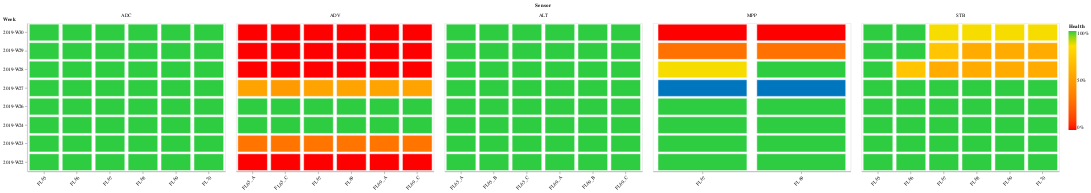

Notebook code cell kept with this figure:
### Code cell
single_nearest = alt.selection_single(on='mouseover', empty='none')
alt.Chart(df).mark_rect(strokeWidth=1.).encode(
    y=alt.Y('Week:N', sort='descending'),
    x=alt.X('Locatie:N', title=None),
    fill=alt.Fill(
        'Expected files:Q',
        scale=alt.Scale(
            domain=[0,.85,1.00],
            range=['red','#FFDC00','#2ECC40']
        ),
        legend=alt.Legend(values=[0,0.50,1], title='Health', format='.0%')        
    ),
    stroke=alt.condition(single_nearest,alt.StrokeValue('black'), alt.StrokeValue('white')),
    tooltip=['Locatie:N',
             'Parameter:N', 
             'Week:N', 
             alt.Tooltip('Expected files:Q', format='.0%'), 
             alt.Tooltip('Valid files:Q', format='.0%')],   
    facet=alt.Facet('Parameter:N', title='Sensor')
).resolve_scale(
    x='independent'
).configure_scale(
    bandPaddingInner=0.1,
    bandPaddingOuter=0.05
).configure_axisX(
    labelAngle=-45
).configure_axisY(
    titleAngle=0,
    titleAlign="left",
    titleY=-3,
    titleX=-50,
).add_selection(
    single_nearest
)

### Figure 1 — Vega-Lite specification as saved in the notebook (floating-point values rounded to 4 significant figures; data arrays with more than 128 entries replaced by an {"elided": "..."} marker saying what was removed)
{"$schema": "https://vega.github.io/schema/vega-lite/v3.3.0.json", "config": {"axisX": {"labelAngle": -45}, "axisY": {"titleAlign": "left", "titleAngle": 0, "titleX": -50, "titleY": -3}, "mark": {"tooltip": null}, "scale": {"bandPaddingInner": 0.1, "bandPaddingOuter": 0.05}, "view": {"height": 300, "width": 400}}, "data": {"name": "data-0267379650b66b65f100d4c17fa51f07"}, "datasets": {"data-0267379650b66b65f100d4c17fa51f07": {"elided": "208 records"}}, "encoding": {"facet": {"field": "Parameter", "title": "Sensor", "type": "nominal"}, "fill": {"field": "Expected files", "legend": {"format": ".0%", "title": "Health", "values": [0, 0.5, 1]}, "scale": {"domain": [0, 0.85, 1], "range": ["red", "#FFDC00", "#2ECC40"]}, "type": "quantitative"}, "stroke": {"condition": {"selection": "selector038", "value": "black"}, "value": "white"}, "tooltip": [{"field": "Locatie", "type": "nominal"}, {"field": "Parameter", "type": "nominal"}, {"field": "Week", "type": "nominal"}, {"field": "Expected files", "format": ".0%", "type": "quantitative"}, {"field": "Valid files", "format": ".0%", "type": "quantitative"}], "x": {"field": "Locatie", "title": null, "type": "nominal"}, "y": {"field": "Week", "sort": "descending", "type": "nominal"}}, "mark": {"strokeWidth": 1, "type": "rect"}, "resolve": {"scale": {"x": "independent"}}, "selection": {"selector038": {"empty": "none", "on": "mouseover", "type": "single"}}}
